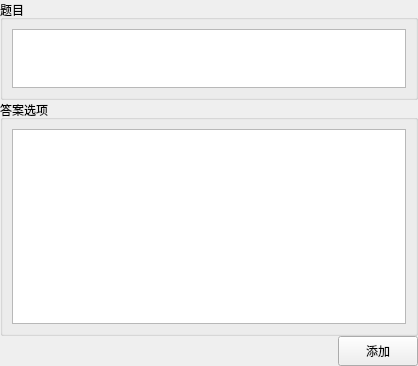
<?xml version="1.0" encoding="UTF-8"?>
<ui version="4.0">
 <class>QuestionItem</class>
 <widget class="QWidget" name="QuestionItem">
  <property name="geometry">
   <rect>
    <x>0</x>
    <y>0</y>
    <width>418</width>
    <height>366</height>
   </rect>
  </property>
  <property name="windowTitle">
   <string>QuestionItem</string>
  </property>
  <layout class="QVBoxLayout" name="verticalLayout">
   <property name="spacing">
    <number>0</number>
   </property>
   <property name="leftMargin">
    <number>0</number>
   </property>
   <property name="topMargin">
    <number>0</number>
   </property>
   <property name="rightMargin">
    <number>0</number>
   </property>
   <property name="bottomMargin">
    <number>0</number>
   </property>
   <item>
    <widget class="QGroupBox" name="groupBox">
     <property name="maximumSize">
      <size>
       <width>16777215</width>
       <height>100</height>
      </size>
     </property>
     <property name="title">
      <string>题目</string>
     </property>
     <layout class="QVBoxLayout" name="verticalLayout_2">
      <item>
       <widget class="QTextEdit" name="textEdit">
        <property name="sizePolicy">
         <sizepolicy hsizetype="Preferred" vsizetype="Preferred">
          <horstretch>0</horstretch>
          <verstretch>0</verstretch>
         </sizepolicy>
        </property>
       </widget>
      </item>
     </layout>
    </widget>
   </item>
   <item>
    <widget class="QGroupBox" name="groupBox_2">
     <property name="title">
      <string>答案选项</string>
     </property>
     <layout class="QVBoxLayout" name="verticalLayout_3">
      <item>
       <widget class="QListWidget" name="listWidget">
        <property name="sizePolicy">
         <sizepolicy hsizetype="Preferred" vsizetype="Preferred">
          <horstretch>0</horstretch>
          <verstretch>0</verstretch>
         </sizepolicy>
        </property>
       </widget>
      </item>
     </layout>
    </widget>
   </item>
   <item>
    <widget class="QWidget" name="widget" native="true">
     <property name="minimumSize">
      <size>
       <width>0</width>
       <height>30</height>
      </size>
     </property>
     <property name="maximumSize">
      <size>
       <width>16777215</width>
       <height>30</height>
      </size>
     </property>
     <property name="layoutDirection">
      <enum>Qt::LeftToRight</enum>
     </property>
     <layout class="QHBoxLayout" name="horizontalLayout">
      <property name="spacing">
       <number>0</number>
      </property>
      <property name="leftMargin">
       <number>0</number>
      </property>
      <property name="topMargin">
       <number>0</number>
      </property>
      <property name="rightMargin">
       <number>0</number>
      </property>
      <property name="bottomMargin">
       <number>0</number>
      </property>
      <item>
       <spacer name="horizontalSpacer">
        <property name="orientation">
         <enum>Qt::Horizontal</enum>
        </property>
        <property name="sizeHint" stdset="0">
         <size>
          <width>40</width>
          <height>20</height>
         </size>
        </property>
       </spacer>
      </item>
      <item>
       <widget class="QPushButton" name="pushButton_2">
        <property name="sizePolicy">
         <sizepolicy hsizetype="Preferred" vsizetype="Preferred">
          <horstretch>0</horstretch>
          <verstretch>0</verstretch>
         </sizepolicy>
        </property>
        <property name="minimumSize">
         <size>
          <width>0</width>
          <height>30</height>
         </size>
        </property>
        <property name="text">
         <string>添加</string>
        </property>
       </widget>
      </item>
     </layout>
    </widget>
   </item>
  </layout>
 </widget>
 <resources/>
 <connections/>
</ui>
